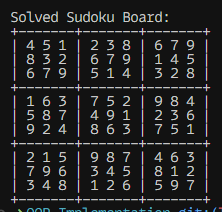
#> input picture assets/image-1.png, 222 x 212 px, found by its file name
$ jupyter execute --allow-errors cnn-implementation.ipynb
#> lines starting #> are read from the running program, lines starting #| are printed output that depends on the picture; after the words box and inside, x2 and y2 are one past the last pixel; in counts of white or black regions, pixels touching at a corner belong together; pictures that were not available may be replaced by others from this repository, and a replacement may not be noted
[cell 1]
# This Python 3 environment comes with many helpful analytics libraries installed
# It is defined by the kaggle/python Docker image: https://github.com/kaggle/docker-python
# For example, here's several helpful packages to load

import numpy as np  # linear algebra
import pandas as pd  # data processing, CSV file I/O (e.g. pd.read_csv)

# Input data files are available in the read-only "../input/" directory
# For example, running this (by clicking run or pressing Shift+Enter) will list all files under the input directory

import os

for dirname, _, filenames in os.walk("/kaggle/input"):
    for filename in filenames:
        print(os.path.join(dirname, filename))

# You can write up to 20GB to the current directory (/kaggle/working/) that gets preserved as output when you create a version using "Save & Run All"
# You can also write temporary files to /kaggle/temp/, but they won't be saved outside of the current session

[cell 2]
import numpy as np
import pandas as pd
import seaborn as sns
import matplotlib.pyplot as plt
import os, random
import cv2
from glob import glob
import sklearn
from sklearn.model_selection import train_test_split
import tensorflow as tf
from tensorflow import keras
from tensorflow.keras.preprocessing.image import ImageDataGenerator
from keras.preprocessing.image import ImageDataGenerator, load_img
from keras.utils.np_utils import to_categorical
from tensorflow.keras.models import Sequential
from tensorflow.keras.layers import (
    Activation,
    Dropout,
    Dense,
    Flatten,
    BatchNormalization,
    Conv2D,
    MaxPooling2D,
)
from tensorflow.keras.optimizers import RMSprop
from tensorflow.keras import backend as K
from tensorflow.keras.preprocessing import image
from sklearn.metrics import accuracy_score, classification_report
from pathlib import Path
from PIL import Image

[cell 3]
data = os.listdir(r"../input/digits/digits updated/digits updated")
data_X = []
data_y = []
data_classes = len(data)
for i in range(0, data_classes):
    data_list = os.listdir(
        r"../input/digits/digits updated/digits updated" + "/" + str(i)
    )
    for j in data_list:
        pic = cv2.imread(
            r"../input/digits/digits updated/digits updated" + "/" + str(i) + "/" + j
        )
#> pic is the input picture: shape (212, 222, 3); mean B, G, R 36, 35.4, 35.4
        pic = cv2.resize(pic, (32, 32))
#> pic: shape (32, 32, 3)
        data_X.append(pic)
        data_y.append(i)


if len(data_X) == len(data_y):
    print("Total Dataponits = ", len(data_X))
#| Total Dataponits =  1

# Labels and images
data_X = np.array(data_X)
data_y = np.array(data_y)

#> (a cell that did not finish here is left out)

[cell 5]
# Preprocessing the images for neuralnet
# [16 lines left out: function Prep, not called in this run]


#> (the rest of this cell did not finish here and is left out)

#> (a cell that did not finish here is left out)

#> (a cell that did not finish here is left out)

#> (a cell that did not finish here is left out)

#> (a cell that did not finish here is left out)

[cell 10]
# Randomly select an image from the dataset

folder = r"../input/sudoku-box-detection/aug"

a = random.choice(os.listdir(folder))
print(a)
sudoku_a = cv2.imread(folder + "/" + a)
plt.figure()
plt.imshow(sudoku_a)
plt.show()

[cell 11]
# Preprocessing image to be read
sudoku_a = cv2.resize(sudoku_a, (450, 450))


# function to greyscale, blur and change the receptive threshold of image
def preprocess(image):
    gray = cv2.cvtColor(image, cv2.COLOR_BGR2GRAY)
    blur = cv2.GaussianBlur(gray, (3, 3), 6)
    # blur = cv2.bilateralFilter(gray,9,75,75)
    threshold_img = cv2.adaptiveThreshold(blur, 255, 1, 1, 11, 2)
    return threshold_img


threshold = preprocess(sudoku_a)
#> in preprocess, `gray = cv2.cvtColor(image, cv2.COLOR_BGR2GRAY)`:
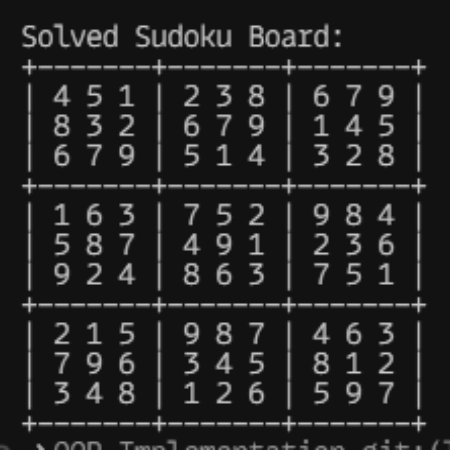
#> gray: shape (450, 450); min 18, max 204, mean 35.4
#> in preprocess, `blur = cv2.GaussianBlur(gray, (3, 3), 6)`:
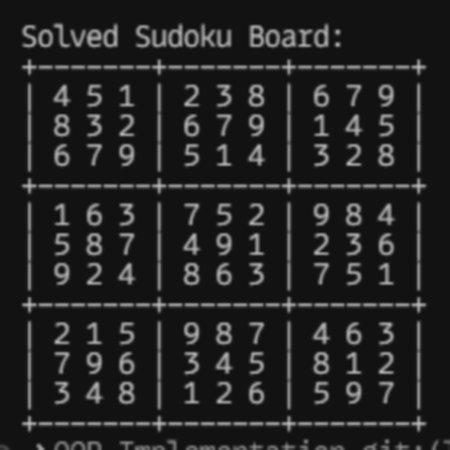
#> blur: shape (450, 450); min 18, max 184, mean 35.4
#> in preprocess, `threshold_img = cv2.adaptiveThreshold(blur, 255, 1, 1, 11, 2)`:
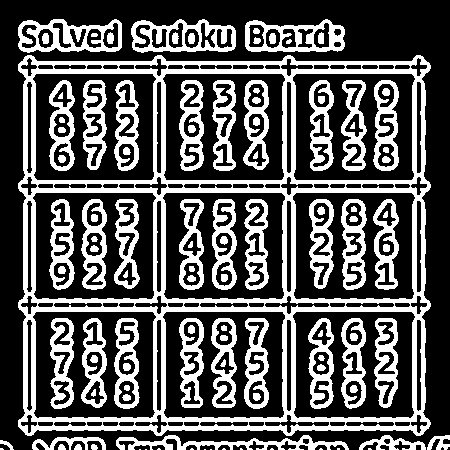
#> threshold_img: shape (450, 450); 34.3% white; 107 white regions (13 under 20 px)

# let's look at what we have got
plt.figure()
plt.imshow(threshold)
plt.show()

[cell 12]
# Finding the outline of the sudoku puzzle in the image
contour_1 = sudoku_a.copy()
contour_2 = sudoku_a.copy()
contour, hierarchy = cv2.findContours(
    threshold, cv2.RETR_EXTERNAL, cv2.CHAIN_APPROX_SIMPLE
)
#> contour = 25 contours, 13 with area under 20; largest, box (x1, y1, x2, y2) and area: (18, 55, 431, 436) 148758, (18, 19, 122, 53) 2783, (131, 19, 236, 53) 2776, (245, 19, 345, 52) 2616, (116, 435, 349, 450) 1094
cv2.drawContours(contour_1, contour, -1, (0, 255, 0), 3)
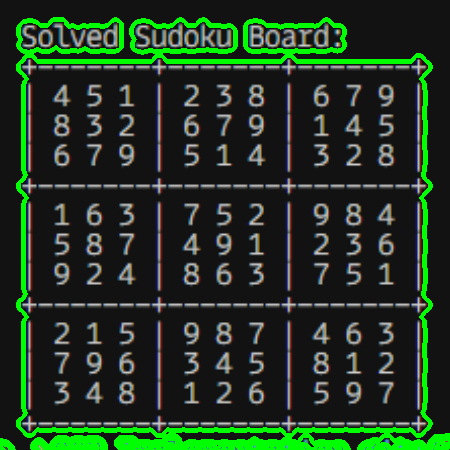
#> contour_1: shape (450, 450, 3); mean B, G, R 33.8, 53.9, 33.7

# let's see what we got
plt.figure()
plt.imshow(contour_1)
plt.show()

[cell 13]
def main_outline(contour):
    biggest = np.array([])
    max_area = 0
    for i in contour:
        area = cv2.contourArea(i)
        if area > 50:
            peri = cv2.arcLength(i, True)
            approx = cv2.approxPolyDP(i, 0.02 * peri, True)
            if area > max_area and len(approx) == 4:
                biggest = approx
                max_area = area
    return biggest, max_area


def reframe(points):
    points = points.reshape((4, 2))
    points_new = np.zeros((4, 1, 2), dtype=np.int32)
    add = points.sum(1)
    points_new[0] = points[np.argmin(add)]
    points_new[3] = points[np.argmax(add)]
    diff = np.diff(points, axis=1)
    points_new[1] = points[np.argmin(diff)]
    points_new[2] = points[np.argmax(diff)]
    return points_new


def splitcells(img):
    rows = np.vsplit(img, 9)
    boxes = []
    for r in rows:
        cols = np.hsplit(r, 9)
        for box in cols:
            boxes.append(box)
    return boxes


black_img = np.zeros((450, 450, 3), np.uint8)
biggest, maxArea = main_outline(contour)
#> the loop in main_outline, `for i in contour:` made 25 passes
#> (area, peri, biggest, max_area) on pass 22: (148757.5, 1685.1, [[24, 57], [25, 434], [428, 428], [422, 56]], 148757.5)
#> (area, peri, approx) on pass 21: (1094, 749, [[116, 440], [348, 449]])
#> after the loop in main_outline, `for i in contour:`: max_area = 148757.5
#> biggest = [[24, 57], [25, 434], [428, 428], [422, 56]]; maxArea = 148757.5
if biggest.size != 0:
    biggest = reframe(biggest)
#> in reframe, `points = points.reshape((4, 2))`: points = [[24, 57], [25, 434], [428, 428], [422, 56]]
#> in reframe, `add = points.sum(1)`: add = [81, 459, 856, 478]
#> in reframe, `diff = np.diff(points, axis=1)`: diff = [33, 409, 0, -366]
#> biggest = [[24, 57], [422, 56], [25, 434], [428, 428]]
    cv2.drawContours(contour_2, biggest, -1, (0, 255, 0), 10)
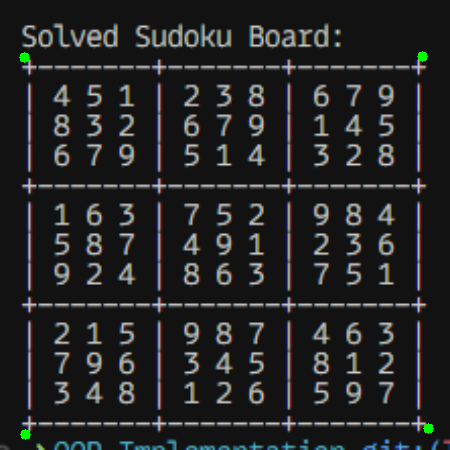
#> contour_2: shape (450, 450, 3); mean B, G, R 36, 35.7, 35.4
    pts1 = np.float32(biggest)
#> pts1 = [[24, 57], [422, 56], [25, 434], [428, 428]]
    pts2 = np.float32([[0, 0], [450, 0], [0, 450], [450, 450]])
    matrix = cv2.getPerspectiveTransform(pts1, pts2)
#> matrix = [[1.12, -0.00296, -26.64], [0.00304, 1.21, -69.06], [-3.28e-05, 3.4e-05, 1]]
    imagewrap = cv2.warpPerspective(sudoku_a, matrix, (450, 450))
    imagewrap = cv2.cvtColor(imagewrap, cv2.COLOR_BGR2GRAY)
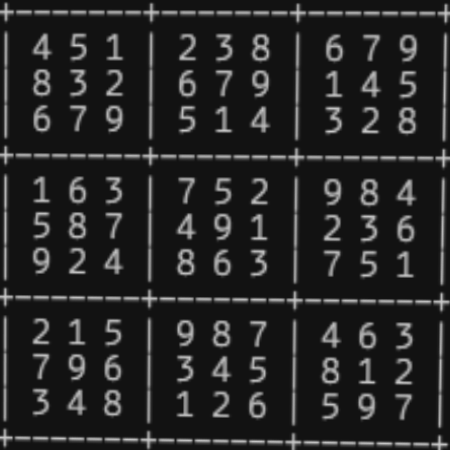
#> imagewrap: shape (450, 450); min 18, max 201, mean 38.2

plt.figure()
plt.imshow(imagewrap)
plt.show()

[cell 14]
# Importing puzzle to be solved
puzzle = cv2.imread("../input/su-puzzle/su.jpg")

# let's see what we got
plt.figure()
plt.imshow(puzzle)
plt.show()

[cell 15]
# Resizing puzzle to be solved
puzzle = cv2.resize(puzzle, (450, 450))
# Preprocessing Puzzle
su_puzzle = preprocess(puzzle)

# Finding the outline of the sudoku puzzle in the image
su_contour_1 = su_puzzle.copy()
su_contour_2 = sudoku_a.copy()
su_contour, hierarchy = cv2.findContours(
    su_puzzle, cv2.RETR_EXTERNAL, cv2.CHAIN_APPROX_SIMPLE
)
#> su_contour has the same summary as contour
cv2.drawContours(su_contour_1, su_contour, -1, (0, 255, 0), 3)
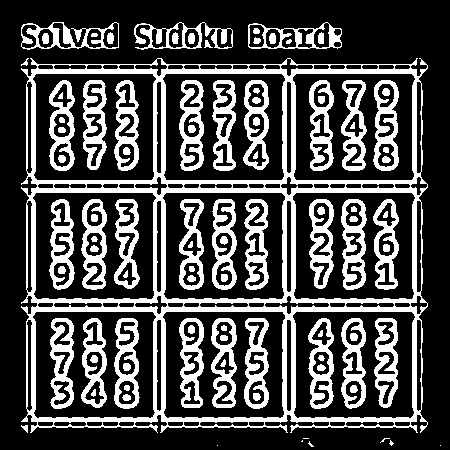
#> su_contour_1: shape (450, 450); 29.6% white; 96 white regions (7 under 20 px), largest, box (x1, y1, x2, y2) and area: (21, 58, 428, 433) 23095, (179, 80, 204, 171) 1250, (244, 199, 269, 290) 1241

black_img = np.zeros((450, 450, 3), np.uint8)
su_biggest, su_maxArea = main_outline(su_contour)
#> the loop in main_outline (call 2), `for i in contour:` made 25 passes
#> su_biggest = [[24, 57], [25, 434], [428, 428], [422, 56]]; su_maxArea = 148757.5
if su_biggest.size != 0:
    su_biggest = reframe(su_biggest)
#> su_biggest = [[24, 57], [422, 56], [25, 434], [428, 428]]
    cv2.drawContours(su_contour_2, su_biggest, -1, (0, 255, 0), 10)
    su_pts1 = np.float32(su_biggest)
#> su_pts1 = [[24, 57], [422, 56], [25, 434], [428, 428]]
    su_pts2 = np.float32([[0, 0], [450, 0], [0, 450], [450, 450]])
    su_matrix = cv2.getPerspectiveTransform(su_pts1, su_pts2)
#> su_matrix has the same summary as matrix
    su_imagewrap = cv2.warpPerspective(puzzle, su_matrix, (450, 450))
    su_imagewrap = cv2.cvtColor(su_imagewrap, cv2.COLOR_BGR2GRAY)

plt.figure()
plt.imshow(su_imagewrap)
plt.show()

[cell 16]
sudoku_cell = splitcells(su_imagewrap)
#> in splitcells, `rows = np.vsplit(img, 9)`: rows = 9 items
#> the loop in splitcells, `for r in rows:` made 9 passes
#> after the loop in splitcells, `for r in rows:`: boxes = 81 items
#> sudoku_cell = 81 items
# Let's have alook at the last cell
plt.figure()
plt.imshow(sudoku_cell[58])
plt.show()
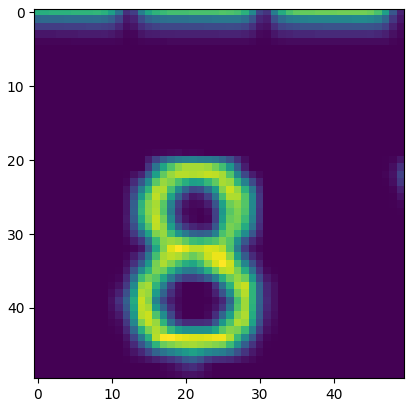
#> figure drawn by matplotlib, 1 panel

[cell 17]
def CropCell(cells):
    Cells_croped = []
    for image in cells:

        img = np.array(image)
        img = img[4:46, 6:46]
        img = Image.fromarray(img)
        Cells_croped.append(img)

    return Cells_croped


sudoku_cell_croped = CropCell(sudoku_cell)
#> the loop in CropCell, `for image in cells: ` made 81 passes
#> pass 2, in CropCell, `img = img[4:46, 6:46]`:
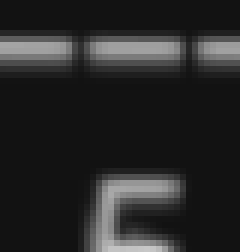
#> img: shape (42, 40) (shown 6 times larger); min 18, max 199, mean 39.4
#> sudoku_cell_croped = 81 items
# Let's have alook at the last cell
plt.figure()
plt.imshow(sudoku_cell_croped[58])
plt.show()
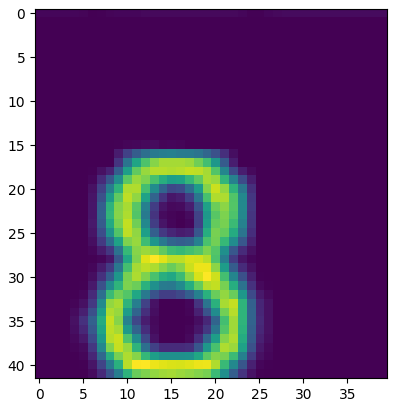
#> figure drawn by matplotlib, 1 panel

$ run again, on assets/image.png
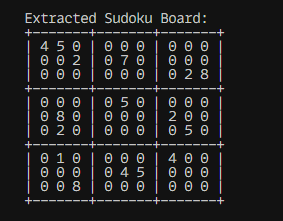
#> input picture assets/image.png, 283 x 221 px, found by its file name
#> pic is the input picture: shape (221, 283, 3); mean B, G, R 32.6, 32.1, 32.5
#> pic: shape (32, 32, 3)
#| Total Dataponits =  1
#> in preprocess, `threshold_img = cv2.adaptiveThreshold(blur, 255, 1, 1, 11, 2)`:
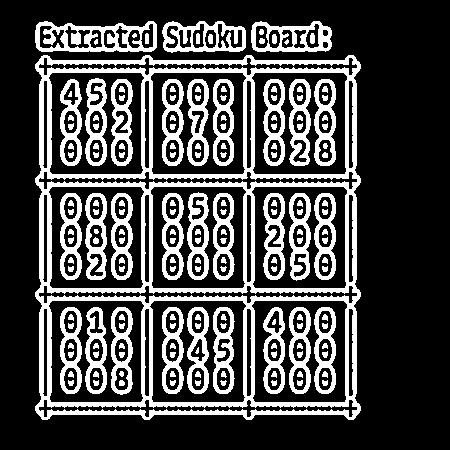
#> threshold_img: shape (450, 450); 27.8% white; 180 white regions (6 under 20 px)
#> contour = 4 contours; box (x1, y1, x2, y2) and area: (35, 55, 361, 420) 112706, (35, 21, 157, 52) 3113, (162, 21, 246, 53) 2150, (251, 21, 332, 52) 2044
#> contour_1: shape (450, 450, 3); mean B, G, R 31.6, 44.1, 31.6
#> the loop in main_outline, `for i in contour:` made 4 passes
#> (area, peri, biggest, max_area) on pass 1: (112706, 1440.6, [[41, 56], [41, 418], [353, 419], [355, 57]], 112706)
#> after the loop in main_outline, `for i in contour:`: max_area = 112706
#> `biggest, maxArea = main_outline(contour)`: biggest = [[41, 56], [41, 418], [353, 419], [355, 57]]; maxArea = 112706
#> points = [[41, 56], [41, 418], [353, 419], [355, 57]]
#> add = [97, 459, 772, 412]
#> diff = [15, 377, 66, -298]
#> `biggest = reframe(biggest)`: biggest = [[41, 56], [355, 57], [41, 418], [353, 419]]
#> contour_2: shape (450, 450, 3); mean B, G, R 32.5, 32.4, 32.5
#> matrix = [[1.43, -5.63e-18, -58.7], [-0.00393, 1.23, -68.94], [1.12e-07, -1.76e-05, 1]]
#> su_contour has the same summary as contour
#> su_contour_1: shape (450, 450); 24.8% white; 192 white regions (8 under 20 px), largest, box (x1, y1, x2, y2) and area: (38, 58, 358, 417) 17039, (38, 24, 154, 49) 1146, (187, 192, 209, 280) 994
#> the loop in main_outline (call 2), `for i in contour:` made 4 passes
#> `su_biggest, su_maxArea = main_outline(su_contour)`: su_biggest = [[41, 56], [41, 418], [353, 419], [355, 57]]; su_maxArea = 112706
#> `su_biggest = reframe(su_biggest)`: su_biggest = [[41, 56], [355, 57], [41, 418], [353, 419]]
#> su_matrix has the same summary as matrix
#> rows = 9 items
#> the loop in splitcells, `for r in rows:` made 9 passes
#> after the loop in splitcells, `for r in rows:`: boxes = 81 items
#> the loop in CropCell, `for image in cells: ` made 81 passes
#> `plt.show()`:
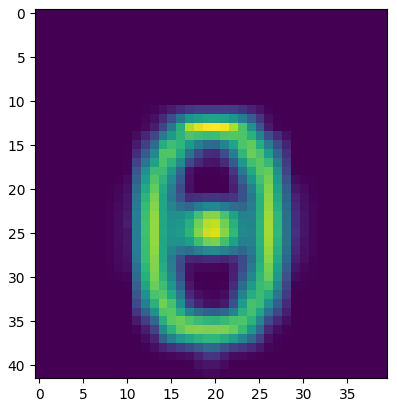
#> figure drawn by matplotlib, 1 panel
